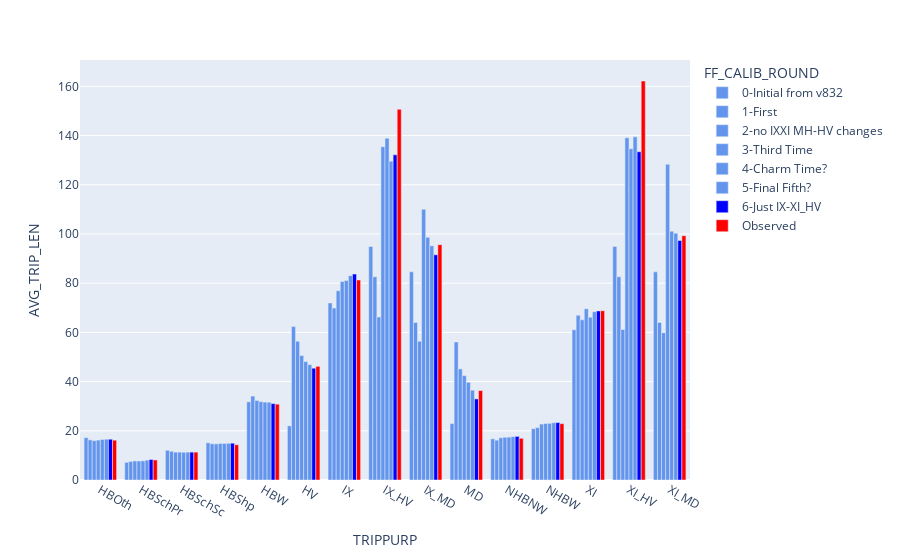
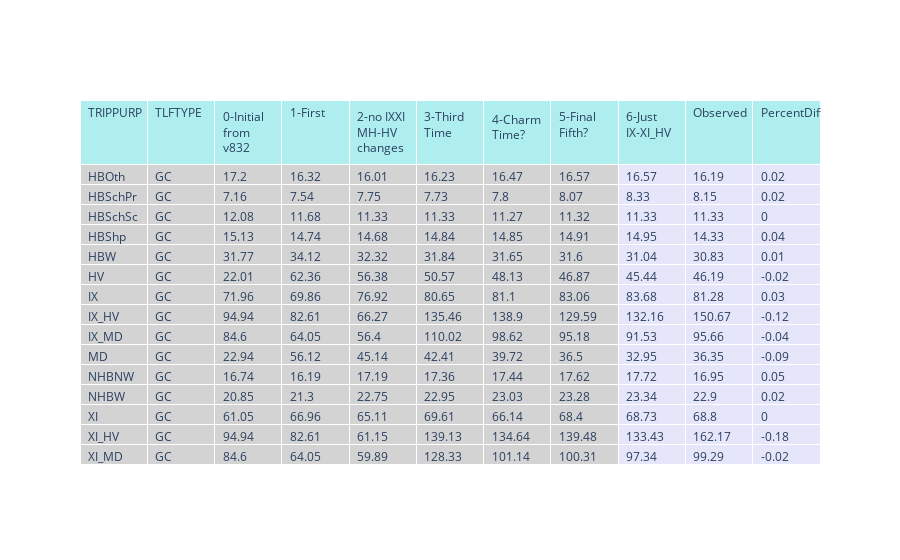

The notebook cell saved with these charts, in order:
### Code cell
py.offline.init_notebook_mode(connected=True)

lstModOpt  = dfObsModelMerge['FF_CALIB_ROUND'].unique().tolist()
lstModOptShort = [round for round in lstModOpt if round != 'Observed']  
lstTLFType   = dfObsModelMerge['TLFTYPE'].unique().tolist() # GC, Time, Dist
lstTripPurp  = dfTLF_Obs['TRIPPURP'].unique().tolist() # HBW, HBShp, HBOth,...
    
selectModelOption  = widgets.SelectMultiple(options=lstModOptShort, value=lstModOptShort, description='Model Run'   )
selectTLFOption    = widgets.SelectMultiple(options=lstTLFType    , value=('GC' ,)      , description='TLF Type'    )
selectTripPurp     = widgets.SelectMultiple(options=lstTripPurp   , value=lstTripPurp   , description='Trip Purpose')

widgets.interactive(update_df_mod_vs_obs,modeloption=selectModelOption, tlfoption=selectTLFOption, trippurpoption=selectTripPurp)

#OBSERVED RED COLOR

### Figure 1 — Plotly figure (JSON) as saved in the notebook; plotly's stock layout.template omitted (floating-point values rounded to 4 significant figures)
{"data": [{"alignmentgroup": "True", "hovertemplate": "FF_CALIB_ROUND=0-Initial from v832<br>TRIPPURP=%{x}<br>AVG_TRIP_LEN=%{y}<extra></extra>", "legendgroup": "0-Initial from v832", "marker": {"color": "cornflowerblue", "pattern": {"shape": ""}}, "name": "0-Initial from v832", "offsetgroup": "0-Initial from v832", "orientation": "v", "showlegend": true, "textposition": "auto", "type": "bar", "x": ["HBOth", "HBSchPr", "HBSchSc", "HBShp", "HBW", "HV", "IX", "IX_HV", "IX_MD", "MD", "NHBNW", "NHBW", "XI", "XI_HV", "XI_MD"], "xaxis": "x", "y": [17.2, 7.165, 12.08, 15.13, 31.77, 22.01, 71.96, 94.94, 84.6, 22.94, 16.74, 20.85, 61.05, 94.94, 84.6], "yaxis": "y"}, {"alignmentgroup": "True", "hovertemplate": "FF_CALIB_ROUND=1-First<br>TRIPPURP=%{x}<br>AVG_TRIP_LEN=%{y}<extra></extra>", "legendgroup": "1-First", "marker": {"color": "cornflowerblue", "pattern": {"shape": ""}}, "name": "1-First", "offsetgroup": "1-First", "orientation": "v", "showlegend": true, "textposition": "auto", "type": "bar", "x": ["HBOth", "HBSchPr", "HBSchSc", "HBShp", "HBW", "HV", "IX", "IX_HV", "IX_MD", "MD", "NHBNW", "NHBW", "XI", "XI_HV", "XI_MD"], "xaxis": "x", "y": [16.32, 7.539, 11.68, 14.74, 34.12, 62.36, 69.86, 82.61, 64.05, 56.12, 16.19, 21.3, 66.96, 82.61, 64.05], "yaxis": "y"}, {"alignmentgroup": "True", "hovertemplate": "FF_CALIB_ROUND=2-no IXXI MH-HV changes<br>TRIPPURP=%{x}<br>AVG_TRIP_LEN=%{y}<extra></extra>", "legendgroup": "2-no IXXI MH-HV changes", "marker": {"color": "cornflowerblue", "pattern": {"shape": ""}}, "name": "2-no IXXI MH-HV changes", "offsetgroup": "2-no IXXI MH-HV changes", "orientation": "v", "showlegend": true, "textposition": "auto", "type": "bar", "x": ["HBOth", "HBSchPr", "HBSchSc", "HBShp", "HBW", "HV", "IX", "IX_HV", "IX_MD", "MD", "NHBNW", "NHBW", "XI", "XI_HV", "XI_MD"], "xaxis": "x", "y": [16.01, 7.75, 11.33, 14.68, 32.32, 56.38, 76.92, 66.27, 56.4, 45.14, 17.19, 22.75, 65.11, 61.15, 59.89], "yaxis": "y"}, {"alignmentgroup": "True", "hovertemplate": "FF_CALIB_ROUND=3-Third Time<br>TRIPPURP=%{x}<br>AVG_TRIP_LEN=%{y}<extra></extra>", "legendgroup": "3-Third Time", "marker": {"color": "cornflowerblue", "pattern": {"shape": ""}}, "name": "3-Third Time", "offsetgroup": "3-Third Time", "orientation": "v", "showlegend": true, "textposition": "auto", "type": "bar", "x": ["HBOth", "HBSchPr", "HBSchSc", "HBShp", "HBW", "HV", "IX", "IX_HV", "IX_MD", "MD", "NHBNW", "NHBW", "XI", "XI_HV", "XI_MD"], "xaxis": "x", "y": [16.23, 7.732, 11.33, 14.84, 31.84, 50.57, 80.65, 135.5, 110.0, 42.41, 17.36, 22.95, 69.61, 139.1, 128.3], "yaxis": "y"}, {"alignmentgroup": "True", "hovertemplate": "FF_CALIB_ROUND=4-Charm Time?<br>TRIPPURP=%{x}<br>AVG_TRIP_LEN=%{y}<extra></extra>", "legendgroup": "4-Charm Time?", "marker": {"color": "cornflowerblue", "pattern": {"shape": ""}}, "name": "4-Charm Time?", "offsetgroup": "4-Charm Time?", "orientation": "v", "showlegend": true, "textposition": "auto", "type": "bar", "x": ["HBOth", "HBSchPr", "HBSchSc", "HBShp", "HBW", "HV", "IX", "IX_HV", "IX_MD", "MD", "NHBNW", "NHBW", "XI", "XI_HV", "XI_MD"], "xaxis": "x", "y": [16.47, 7.797, 11.27, 14.85, 31.65, 48.13, 81.1, 138.9, 98.62, 39.72, 17.44, 23.03, 66.14, 134.6, 101.1], "yaxis": "y"}, {"alignmentgroup": "True", "hovertemplate": "FF_CALIB_ROUND=5-Final Fifth?<br>TRIPPURP=%{x}<br>AVG_TRIP_LEN=%{y}<extra></extra>", "legendgroup": "5-Final Fifth?", "marker": {"color": "cornflowerblue", "pattern": {"shape": ""}}, "name": "5-Final Fifth?", "offsetgroup": "5-Final Fifth?", "orientation": "v", "showlegend": true, "textposition": "auto", "type": "bar", "x": ["HBOth", "HBSchPr", "HBSchSc", "HBShp", "HBW", "HV", "IX", "IX_HV", "IX_MD", "MD", "NHBNW", "NHBW", "XI", "XI_HV", "XI_MD"], "xaxis": "x", "y": [16.57, 8.067, 11.32, 14.91, 31.6, 46.87, 83.06, 129.6, 95.18, 36.5, 17.62, 23.28, 68.4, 139.5, 100.3], "yaxis": "y"}, {"alignmentgroup": "True", "hovertemplate": "FF_CALIB_ROUND=6-Just IX-XI_HV<br>TRIPPURP=%{x}<br>AVG_TRIP_LEN=%{y}<extra></extra>", "legendgroup": "6-Just IX-XI_HV", "marker": {"color": "blue", "pattern": {"shape": ""}}, "name": "6-Just IX-XI_HV", "offsetgroup": "6-Just IX-XI_HV", "orientation": "v", "showlegend": true, "textposition": "auto", "type": "bar", "x": ["HBOth", "HBSchPr", "HBSchSc", "HBShp", "HBW", "HV", "IX", "IX_HV", "IX_MD", "MD", "NHBNW", "NHBW", "XI", "XI_HV", "XI_MD"], "xaxis": "x", "y": [16.57, 8.331, 11.33, 14.95, 31.04, 45.44, 83.68, 132.2, 91.53, 32.95, 17.72, 23.34, 68.73, 133.4, 97.34], "yaxis": "y"}, {"alignmentgroup": "True", "hovertemplate": "FF_CALIB_ROUND=Observed<br>TRIPPURP=%{x}<br>AVG_TRIP_LEN=%{y}<extra></extra>", "legendgroup": "Observed", "marker": {"color": "red", "pattern": {"shape": ""}}, "name": "Observed", "offsetgroup": "Observed", "orientation": "v", "showlegend": true, "textposition": "auto", "type": "bar", "x": ["HBOth", "HBSchPr", "HBSchSc", "HBShp", "HBW", "HV", "IX", "IX_HV", "IX_MD", "MD", "NHBNW", "NHBW", "XI", "XI_HV", "XI_MD"], "xaxis": "x", "y": [16.19, 8.15, 11.33, 14.33, 30.83, 46.19, 81.28, 150.7, 95.66, 36.35, 16.95, 22.9, 68.8, 162.2, 99.29], "yaxis": "y"}], "layout": {"barmode": "group", "legend": {"title": {"text": "FF_CALIB_ROUND"}, "tracegroupgap": 0}, "margin": {"t": 60}, "xaxis": {"anchor": "y", "domain": [0, 1], "title": {"text": "TRIPPURP"}}, "yaxis": {"anchor": "x", "domain": [0, 1], "title": {"text": "AVG_TRIP_LEN"}}}}

### Figure 2 — Plotly figure (JSON) as saved in the notebook; plotly's stock layout.template omitted (floating-point values rounded to 4 significant figures; data arrays with more than 128 entries replaced by an {"elided": "..."} marker saying what was removed)
{"data": [{"cells": {"align": "left", "fill": {"color": ["lightgrey", "lightgrey", "lightgrey", "lightgrey", "lightgrey", "lightgrey", "lightgrey", "lightgrey", "lavender", "lavender"]}, "values": {"elided": "11x15 mixed values"}}, "header": {"align": "left", "fill": {"color": "paleturquoise"}, "values": ["TRIPPURP", "TLFTYPE", "0-Initial from v832", "1-First", "2-no IXXI MH-HV changes", "3-Third Time", "4-Charm Time?", "5-Final Fifth?", "6-Just IX-XI_HV", "Observed", "PercentDiff"]}, "type": "table"}], "layout": {}}
